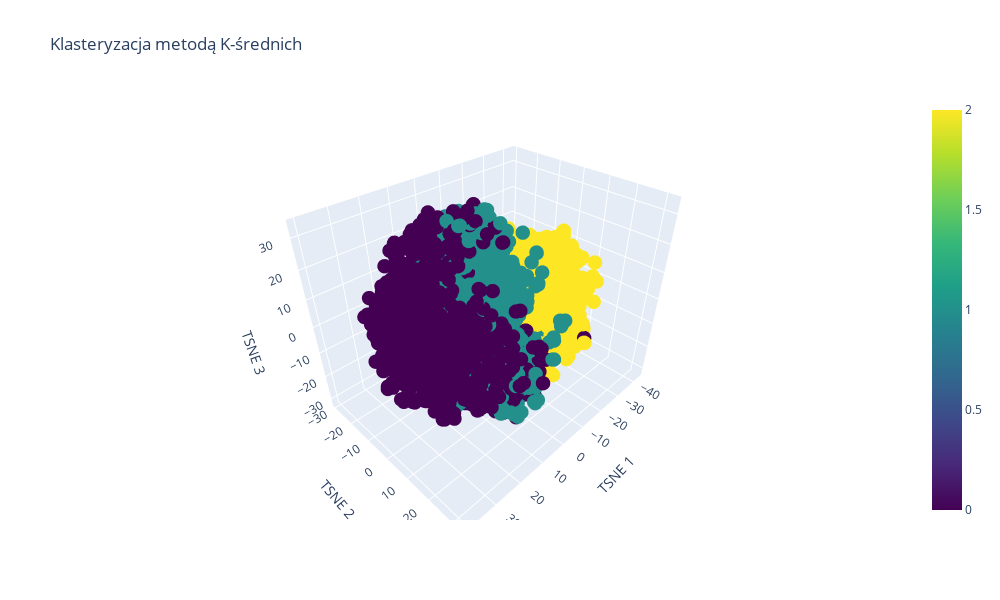
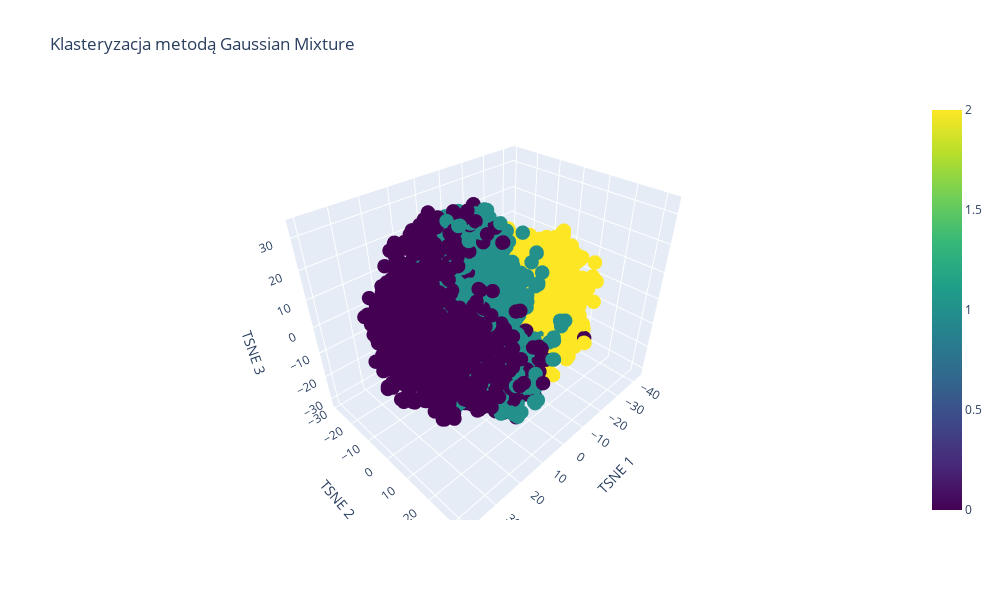
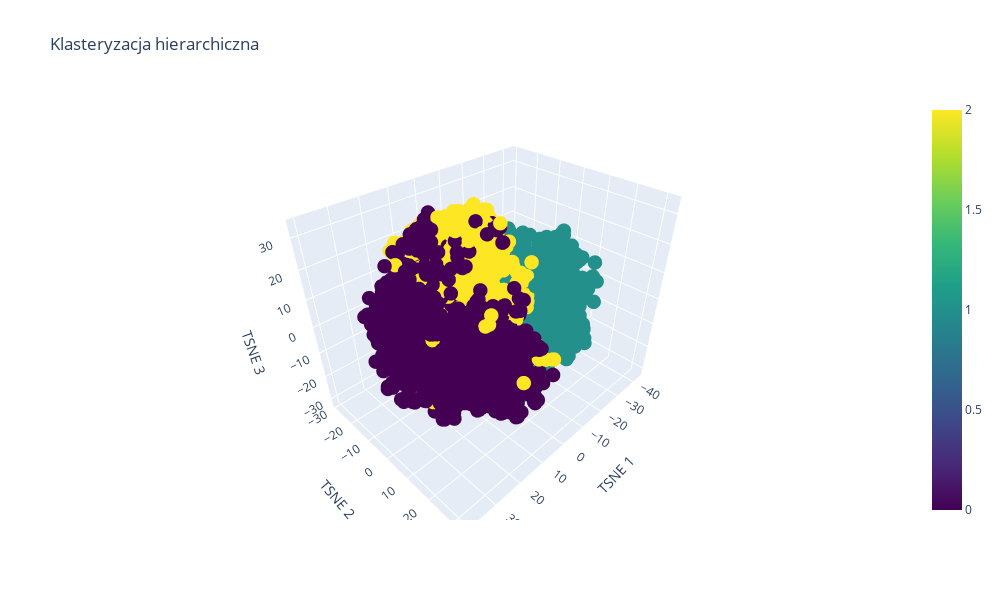
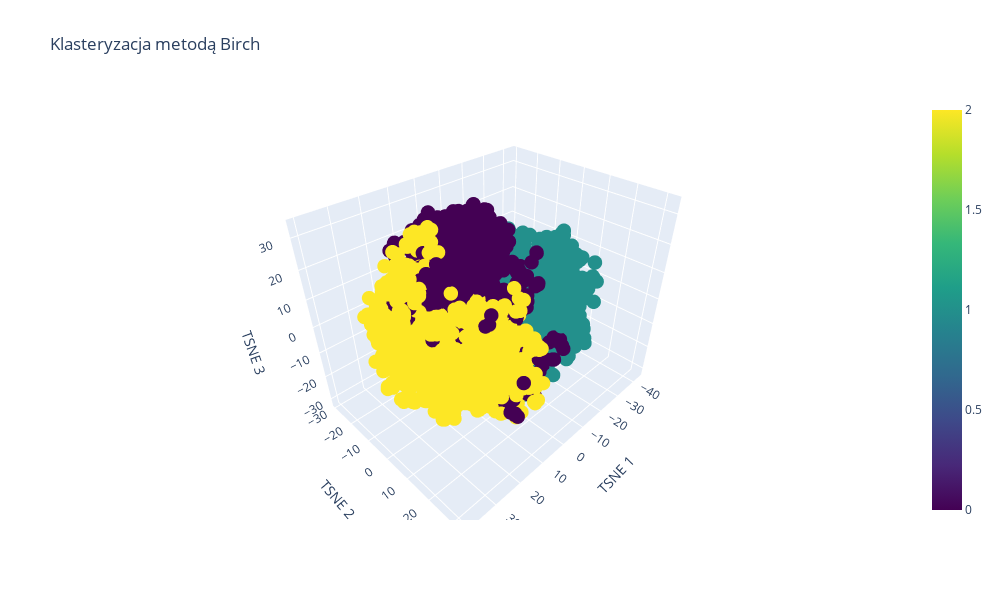

The notebook cell saved with these charts, in order:
### Markdown cell above
# Clustering with new features using also more complex models

### Code cell
scaler = StandardScaler()
scaled_data = scaler.fit_transform(embeddings_array2)
tsne = TSNE(n_components=3, random_state=42)
tsne_results = tsne.fit_transform(scaled_data)
def plot_clustering_results_3d(tsne_data, labels, title):
    fig = go.Figure(data=[go.Scatter3d(
        x=tsne_data[:, 0],
        y=tsne_data[:, 1],
        z=tsne_data[:, 2],
        mode='markers',
        marker=dict(
            size=5,
            color=labels,
            colorscale='Viridis',
            showscale=True
        )
    )])
    
    fig.update_layout(
        title=title,
        scene=dict(
            xaxis_title='TSNE 1',
            yaxis_title='TSNE 2',
            zaxis_title='TSNE 3'
        ),
        width=1000,
        height=600
    )
    fig.show()

def evaluate_clustering_and_show_examples(data, labels, model_name, folder_path, num_examples=20):
    image_files = [f for f in os.listdir(folder_path) if f.endswith(('.jpg', '.jpeg', '.png'))]
    image_paths = [os.path.join(folder_path, f) for f in image_files]
    
    if len(np.unique(labels)) > 1:
        sil_score = silhouette_score(data, labels)
        db_score = davies_bouldin_score(data, labels)
        ch_score = calinski_harabasz_score(data, labels)
        
        print(f"\nMetryki oceny dla {model_name}:")
        print(f"Współczynnik Silhouette: {sil_score:.3f}")
        print(f"Współczynnik Daviesa-Bouldina: {db_score:.3f}")
        print(f"Współczynnik Calinskiego-Harabasza: {ch_score:.3f}")

        unique_labels = np.unique(labels)
        for label in unique_labels:
            cluster_indices = np.where(labels == label)[0]
            cluster_files = [image_files[i] for i in cluster_indices]

            covid_count = sum('COVID' in f for f in cluster_files)
            pneumonia_count = sum('PNEUMONIA' in f for f in cluster_files)
            normal_count = sum('NORMAL' in f for f in cluster_files)
            total = len(cluster_files)
            
            print(f"\nKlaster {label}:")
            print(f"Liczba obrazów w klastrze: {total}")
            print(f"COVID: {covid_count/total*100:.1f}%")
            print(f"PNEUMONIA: {pneumonia_count/total*100:.1f}%")
            print(f"NORMAL: {normal_count/total*100:.1f}%")
    else:
        print(f"\nUwaga: {model_name} utworzył tylko jeden klaster - nie można obliczyć metryk")

# 1. Klasteryzacja metodą K-średnich
n_clusters = 3
kmeans = KMeans(n_clusters=n_clusters, random_state=42)
kmeans_labels = kmeans.fit_predict(scaled_data)

plot_clustering_results_3d(tsne_results, kmeans_labels, 'Klasteryzacja metodą K-średnich')
evaluate_clustering_and_show_examples(scaled_data, kmeans_labels, 'K-średnich', data_dir)

# Gaussian Mixture Model
gmm = GaussianMixture(n_components=n_clusters, random_state=42)
gmm_labels = gmm.fit_predict(scaled_data)

plot_clustering_results_3d(tsne_results, gmm_labels, 'Klasteryzacja metodą Gaussian Mixture')
evaluate_clustering_and_show_examples(scaled_data, gmm_labels, 'Gaussian Mixture', data_dir)

# Agglomerative Clustering
agg = AgglomerativeClustering(n_clusters=n_clusters)
agg_labels = agg.fit_predict(scaled_data)

plot_clustering_results_3d(tsne_results, agg_labels, 'Klasteryzacja hierarchiczna')
evaluate_clustering_and_show_examples(scaled_data, agg_labels, 'Agglomerative Clustering', data_dir)
# Birch
birch = Birch(threshold=0.2)
birch_labels = birch.fit_predict(scaled_data)

cluster_1 = [image_files[i] for i in range(len(birch_labels)) if birch_labels[i] == 0]
cluster_2 = [image_files[i] for i in range(len(birch_labels)) if birch_labels[i] == 1]
cluster_3 = [image_files[i] for i in range(len(birch_labels)) if birch_labels[i] == 2]

plot_clustering_results_3d(tsne_results, birch_labels, 'Klasteryzacja metodą Birch')
evaluate_clustering_and_show_examples(scaled_data, birch_labels, 'Birch', data_dir)

### Figure 1 — Plotly figure (JSON) as saved in the notebook; plotly's stock layout.template omitted (floating-point values rounded to 4 significant figures; data arrays with more than 128 entries replaced by an {"elided": "..."} marker saying what was removed)
{"data": [{"marker": {"color": {"elided": "3659 int values"}, "colorscale": [[0, "#440154"], [0.1111, "#482878"], [0.2222, "#3e4989"], [0.3333, "#31688e"], [0.4444, "#26828e"], [0.5556, "#1f9e89"], [0.6667, "#35b779"], [0.7778, "#6ece58"], [0.8889, "#b5de2b"], [1, "#fde725"]], "showscale": true, "size": 5}, "mode": "markers", "type": "scatter3d", "x": {"elided": "3659 float values"}, "y": {"elided": "3659 float values"}, "z": {"elided": "3659 float values"}}], "layout": {"height": 600, "scene": {"xaxis": {"title": {"text": "TSNE 1"}}, "yaxis": {"title": {"text": "TSNE 2"}}, "zaxis": {"title": {"text": "TSNE 3"}}}, "title": {"text": "Klasteryzacja metodą K-średnich"}, "width": 1000}}

### Figure 2 — Plotly figure (JSON) as saved in the notebook; plotly's stock layout.template omitted (floating-point values rounded to 4 significant figures; data arrays with more than 128 entries replaced by an {"elided": "..."} marker saying what was removed)
{"data": [{"marker": {"color": {"elided": "3659 int values"}, "colorscale": [[0, "#440154"], [0.1111, "#482878"], [0.2222, "#3e4989"], [0.3333, "#31688e"], [0.4444, "#26828e"], [0.5556, "#1f9e89"], [0.6667, "#35b779"], [0.7778, "#6ece58"], [0.8889, "#b5de2b"], [1, "#fde725"]], "showscale": true, "size": 5}, "mode": "markers", "type": "scatter3d", "x": {"elided": "3659 float values"}, "y": {"elided": "3659 float values"}, "z": {"elided": "3659 float values"}}], "layout": {"height": 600, "scene": {"xaxis": {"title": {"text": "TSNE 1"}}, "yaxis": {"title": {"text": "TSNE 2"}}, "zaxis": {"title": {"text": "TSNE 3"}}}, "title": {"text": "Klasteryzacja metodą Gaussian Mixture"}, "width": 1000}}

### Figure 3 — Plotly figure (JSON) as saved in the notebook; plotly's stock layout.template omitted (floating-point values rounded to 4 significant figures; data arrays with more than 128 entries replaced by an {"elided": "..."} marker saying what was removed)
{"data": [{"marker": {"color": {"elided": "3659 int values"}, "colorscale": [[0, "#440154"], [0.1111, "#482878"], [0.2222, "#3e4989"], [0.3333, "#31688e"], [0.4444, "#26828e"], [0.5556, "#1f9e89"], [0.6667, "#35b779"], [0.7778, "#6ece58"], [0.8889, "#b5de2b"], [1, "#fde725"]], "showscale": true, "size": 5}, "mode": "markers", "type": "scatter3d", "x": {"elided": "3659 float values"}, "y": {"elided": "3659 float values"}, "z": {"elided": "3659 float values"}}], "layout": {"height": 600, "scene": {"xaxis": {"title": {"text": "TSNE 1"}}, "yaxis": {"title": {"text": "TSNE 2"}}, "zaxis": {"title": {"text": "TSNE 3"}}}, "title": {"text": "Klasteryzacja hierarchiczna"}, "width": 1000}}

### Figure 4 — Plotly figure (JSON) as saved in the notebook; plotly's stock layout.template omitted (floating-point values rounded to 4 significant figures; data arrays with more than 128 entries replaced by an {"elided": "..."} marker saying what was removed)
{"data": [{"marker": {"color": {"elided": "3659 int values"}, "colorscale": [[0, "#440154"], [0.1111, "#482878"], [0.2222, "#3e4989"], [0.3333, "#31688e"], [0.4444, "#26828e"], [0.5556, "#1f9e89"], [0.6667, "#35b779"], [0.7778, "#6ece58"], [0.8889, "#b5de2b"], [1, "#fde725"]], "showscale": true, "size": 5}, "mode": "markers", "type": "scatter3d", "x": {"elided": "3659 float values"}, "y": {"elided": "3659 float values"}, "z": {"elided": "3659 float values"}}], "layout": {"height": 600, "scene": {"xaxis": {"title": {"text": "TSNE 1"}}, "yaxis": {"title": {"text": "TSNE 2"}}, "zaxis": {"title": {"text": "TSNE 3"}}}, "title": {"text": "Klasteryzacja metodą Birch"}, "width": 1000}}
